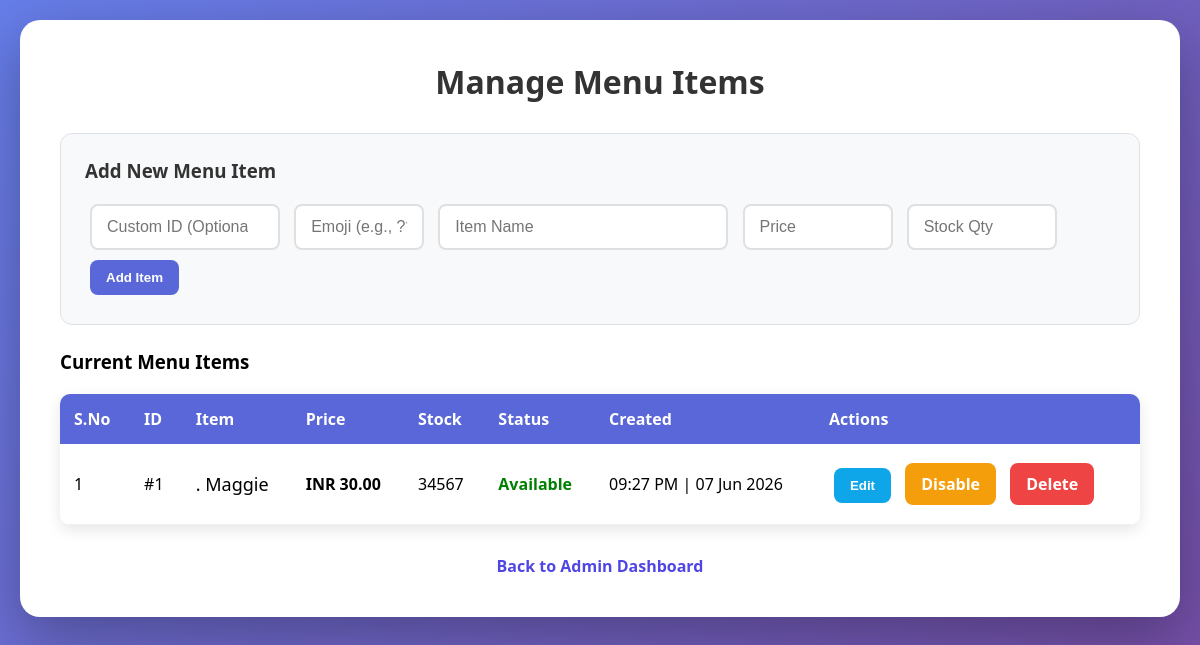
The page /manage-menu (signed in) on the database as committed earlier.
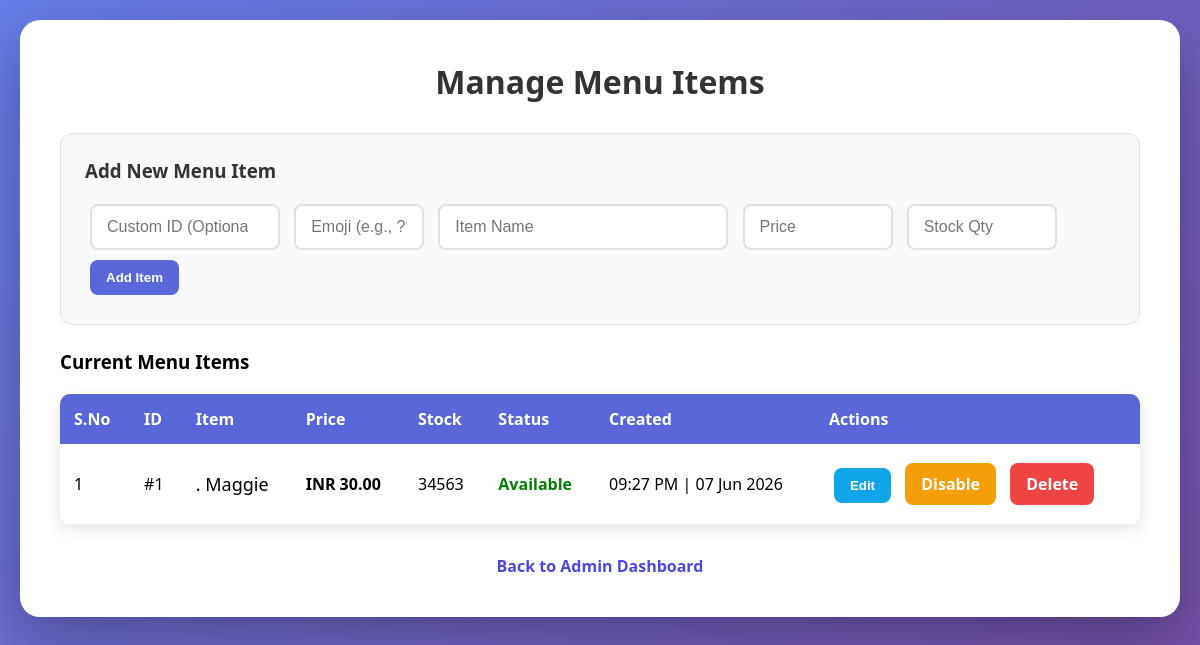
The same page on the database as committed later.
### tables this page shows
CREATE TABLE menu_items (
            id INTEGER PRIMARY KEY AUTOINCREMENT,
            emoji TEXT NOT NULL,
            name TEXT NOT NULL UNIQUE,
            price REAL NOT NULL,
            available INTEGER NOT NULL DEFAULT 1,
            created_at TEXT NOT NULL
        , stock_qty INTEGER NOT NULL DEFAULT 100);

### app.py (the view)
@app.route("/manage_menu")
@app.route("/manage-menu")
@login_required_admin
def manage_menu():
    conn = get_db_connection()
    menu_items = conn.execute("SELECT * FROM menu_items ORDER BY id ASC").fetchall()
    conn.close()
    return render_template("manage_menu.html", menu_items=menu_items)

### app.py (called while the page is built)
def get_db_connection():
    conn = sqlite3.connect(DATABASE)
    conn.row_factory = sqlite3.Row
    return conn

def admin_logged_in():
    return bool(session.get("admin_logged_in"))

def login_required_admin(view_func):
    @wraps(view_func)
    def wrapped(*args, **kwargs):
        if not admin_logged_in():
            return redirect(url_for("login_admin"))
        return view_func(*args, **kwargs)
    return wrapped

### templates/manage_menu.html (shortened to what this page needs)
<!DOCTYPE html>
<html lang="en">
<head>
</head>
<body>
    <div class="container">
        <h1>Manage Menu Items</h1>
        <div class="add-form">
            <h3>Add New Menu Item</h3>
            <form method="POST" action="{{ url_for('add_menu') }}">
                <input type="number" name="menu_id" placeholder="Custom ID (Optional)" min="1" style="width: 190px;">
                <input type="text" name="emoji" placeholder="Emoji (e.g., ??)" required style="width: 130px;">
                <input type="text" name="name" placeholder="Item Name" required style="width: 290px;">
                <input type="number" name="price" placeholder="Price" step="0.01" min="0" required style="width: 150px;">
                <input type="number" name="stock_qty" placeholder="Stock Qty" min="0" required style="width: 150px;">
                <button type="submit">Add Item</button>
            </form>
        </div>
        <h3>Current Menu Items</h3>
        {% if menu_items %}
        <table>
            <thead>
                <tr>
                    <th>S.No</th>
                    <th>ID</th>
                    <th>Item</th>
                    <th>Price</th>
                    <th>Stock</th>
                    <th>Status</th>
                    <th>Created</th>
                    <th>Actions</th>
                </tr>
            </thead>
            <tbody>
                {% for item in menu_items %}
                <tr>
                    <td>{{ loop.index }}</td>
                    <td>#{{ item.id }}</td>
                    <td style="font-size: 18px;">{{ item.emoji }} {{ item.name }}</td>
                    <td style="font-weight: 600;">INR {{ '%.2f'|format(item.price) }}</td>
                    <td>{{ item.stock_qty }}</td>
                    <td>
                        {% if item.available %}
                            <span class="status-available">Available</span>
                        {% else %}
                            <span class="status-unavailable">Out of Stock</span>
                        {% endif %}
                    </td>
                    <td>{{ item.created_at }}</td>
                    <td>
                        <button onclick='editItem({{ item.id }}, {{ item.name|tojson }}, {{ item.price }}, {{ item.emoji|tojson }}, {{ item.stock_qty }})' class="btn btn-success">Edit</button>
                        <a href="{{ url_for('toggle_menu', menu_id=item.id) }}" class="btn btn-warning">
                            {% if item.available %}Disable{% else %}Enable{% endif %}
                        </a>
                        <a href="{{ url_for('delete_menu', menu_id=item.id) }}"
                           onclick="return confirm('Delete {{ item.name }}?')"
                           class="btn btn-danger">Delete</a>
                    </td>
                </tr>
                {% endfor %}
            </tbody>
        </table>
        {% else %}
            <p style="text-align: center; padding: 30px; color: #666;">No menu items yet.</p>
        {% endif %}
        <div class="back-link">
            <a href="{{ url_for('admin') }}">Back to Admin Dashboard</a>
        </div>
    </div>
</body>
</html>

Rows that differ between the two databases and show on the page:
changed menu_items "Maggie": stock_qty "34567" → "34563"
